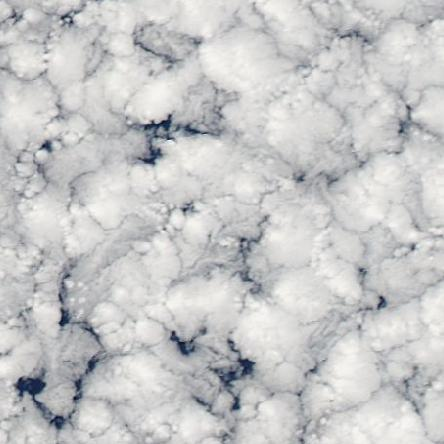
#> input picture data/target_images/20190801-12-11-95-94.jpeg, 444 x 444 px; its folder holds only this picture in this run
$ python gpt_fft_sorting.py
#> lines starting #> are read from the running program, lines starting #| are printed output that depends on the picture; after the words box and inside, x2 and y2 are one past the last pixel; in counts of white or black regions, pixels touching at a corner belong together
import os
import numpy as np
import cv2
from scipy import ndimage
from sklearn.preprocessing import StandardScaler
from sklearn.cluster import KMeans
import shutil
from pathlib import Path
import pandas as pd

class FFTImageClusterer:
    def __init__(self, input_dir, output_base_dir, n_clusters=3):
        """
        Initialize the clusterer

        Parameters:
        input_dir (str): Directory containing input images
        output_base_dir (str): Base directory for sorted outputs
        n_clusters (int): Number of clusters to create
        """
        self.input_dir = input_dir
        self.output_base_dir = output_base_dir
        self.n_clusters = n_clusters


    def extract_fft_features(self, image_path):
        """
        Extract FFT-based features from an image
        """
        # Read image
        img = cv2.imread(str(image_path), cv2.IMREAD_GRAYSCALE)
#> img: shape (444, 444); min 12, max 250, mean 199.5
        if img is None:
            return None

        # Apply FFT
        f_transform = np.fft.fft2(img)
        f_shift = np.fft.fftshift(f_transform)
        magnitude_spectrum = np.log1p(np.abs(f_shift))
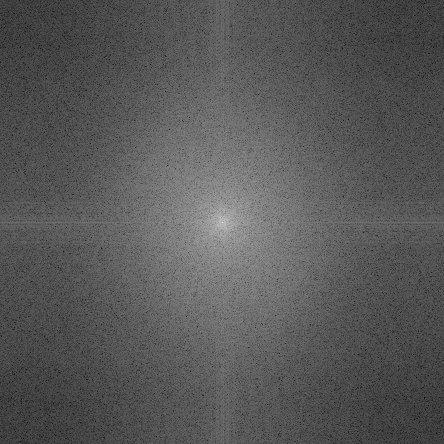
#> magnitude_spectrum: shape (444, 444) float64; min 1.21, max 17.49, mean 6.87; drawn with min black and max white

        # Normalize
        magnitude_spectrum = (magnitude_spectrum - np.min(magnitude_spectrum)) / \
                           (np.max(magnitude_spectrum) - np.min(magnitude_spectrum))

        # Image center
        center_y, center_x = magnitude_spectrum.shape[0]//2, magnitude_spectrum.shape[1]//2
#> center_y = 222; center_x = 222
        y, x = np.ogrid[-center_y:magnitude_spectrum.shape[0]-center_y,
                       -center_x:magnitude_spectrum.shape[1]-center_x]
#> y = 444 values from -222 to 221
        radius = np.sqrt(x*x + y*y)

        # Extract features
        features = []

        # 1. Low Frequency Energy
        radius_threshold = min(center_x, center_y) * 0.1
#> radius_threshold = 22.2
        low_freq_mask = radius <= radius_threshold
        features.append(np.sum(magnitude_spectrum[low_freq_mask]) / np.sum(low_freq_mask))

        # 2. Radial Energy Distribution
        radial_profile = ndimage.mean(magnitude_spectrum, labels=radius.astype(int),
                                    index=np.arange(0, int(radius.max())+1))
#> radial_profile = 314 values, max 1 at index 0, min 0.234 at index 294, mean 0.378
        features.append(np.mean(np.diff(radial_profile)))

        # 3. Directional Energy (Anisotropy)
        vertical = np.sum(magnitude_spectrum[center_y-20:center_y+20, center_x-5:center_x+5])
#> vertical = 256.1
        horizontal = np.sum(magnitude_spectrum[center_y-5:center_y+5, center_x-20:center_x+20])
#> horizontal = 255.3
        features.append(abs(vertical - horizontal) / (vertical + horizontal))

        # 4. Spectral Width
        peak_value = magnitude_spectrum[center_y, center_x]
#> peak_value = 1
        half_max_mask = magnitude_spectrum >= (peak_value / 2)
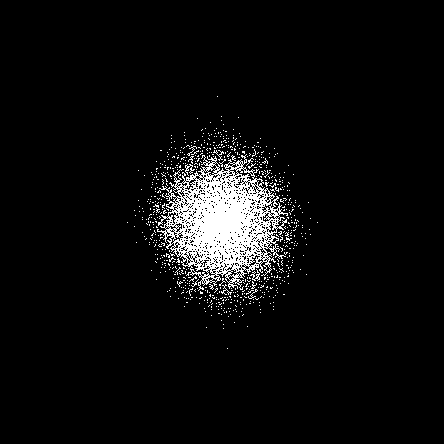
#> half_max_mask: shape (444, 444) bool; 5.2% white; 737 white regions (730 under 20 px), largest, box (x1, y1, x2, y2) and area: (157, 154, 288, 291) 8515, (185, 164, 195, 176) 45, (250, 269, 260, 281) 45
        features.append(np.sum(half_max_mask))

        # 5. Peak-to-Background Ratio
        background = np.mean(magnitude_spectrum[radius > radius_threshold])
#> background = 0.346
        features.append(peak_value / background if background > 0 else 100)

        # 6. High Frequency Energy
        outer_radius = min(center_x, center_y) * 0.8
#> outer_radius = 177.6
        high_freq_mask = radius >= outer_radius
        features.append(np.sum(magnitude_spectrum[high_freq_mask]) / np.sum(high_freq_mask))

        return np.array(features)

    def process_directory(self):
        """
        Process all images in the directory and cluster them
        """
        # Get all image files
        image_files = []
        features_list = []
        valid_extensions = {'.jpg', '.jpeg', '.png', '.bmp', '.tiff', '.gif'}

        for ext in valid_extensions:
            image_files.extend(Path(self.input_dir).glob(f'*{ext}'))
            image_files.extend(Path(self.input_dir).glob(f'*{ext.upper()}'))

        if not image_files:
            raise ValueError("No image files found in the input directory")

        # Extract features for each image
        valid_files = []
        for img_path in image_files:
            features = self.extract_fft_features(img_path)
#> features = [0.608, -0.00236, 0.00144, 10267, 2.89, 0.295]
            if features is not None:
                features_list.append(features)
                valid_files.append(img_path)

        if not features_list:
            raise ValueError("No valid images could be processed")

        # Normalize features
        features_array = np.array(features_list)
#> features_array = [[0.608, -0.00236, 0.00144, 10267, 2.89, 0.295]]
        scaler = StandardScaler()
        normalized_features = scaler.fit_transform(features_array)
#> normalized_features = [[0, 0, 0, 0, 0, 0]]

        # Perform clustering
        kmeans = KMeans(n_clusters=self.n_clusters, random_state=42)
        clusters = kmeans.fit_predict(normalized_features)

        # Create output directories and move files
        for cluster_idx in range(self.n_clusters):
            cluster_dir = Path(self.output_base_dir) / f'cluster_{cluster_idx}'
            cluster_dir.mkdir(parents=True, exist_ok=True)

            # Move files belonging to this cluster
            for file_path, cluster_label in zip(valid_files, clusters):
                if cluster_label == cluster_idx:
                    shutil.copy2(
                        str(file_path),
                        str(cluster_dir / file_path.name)
                    )

                    # adding the cluster info to the csv:
                    # clster_label - the cluster of the image
                    print(f'DEBUG: PATH/IMAGE NAME: {file_path.name}')
                    file_name = file_path.name.split()[0]
                    df = pd.read_csv('cloud_data_fft.csv')
                    df.loc[df['name'] == file_name, 'cluster'] = cluster_label
                    print(f'DEBUG: CLUSTER LABEL: {cluster_label}')
                    print(f'DEBUG: CLUSTER IDX: {cluster_idx}')


        return clusters, valid_files

def main():
    # Example usage
    input_directory = "target_images"
    output_directory = "cloude_sorted_images"
    n_clusters = 10  # Adjust based on your needs

    clusterer = FFTImageClusterer(input_directory, output_directory, n_clusters)

    try:
        clusters, files = clusterer.process_directory()
        print(f"Successfully processed {len(files)} images into {n_clusters} clusters")
        for i in range(n_clusters):
            count = np.sum(clusters == i)
            print(f"Cluster {i}: {count} images")
    except Exception as e:
        print(f"Error during processing: {str(e)}")

if __name__ == "__main__":
    main()
